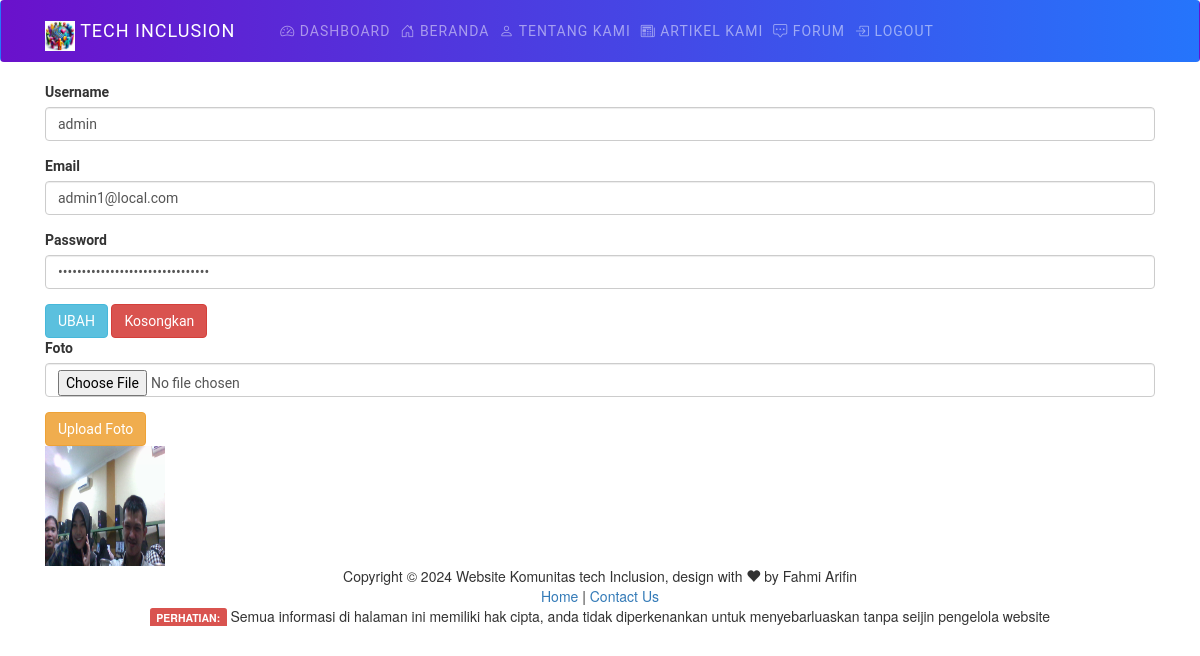
Page /Admin/edit-pengguna.php?id=1 (signed in) on the committed database.
### tables this page shows
CREATE TABLE `pengguna` (
  `user_id` int(11) NOT NULL,
  `username` varchar(100) NOT NULL,
  `password` varchar(254) NOT NULL,
  `email` varchar(50) NOT NULL,
  `token` char(128) DEFAULT NULL,
  `status` char(1) DEFAULT NULL,
  `last_login` datetime NOT NULL DEFAULT current_timestamp(),
  `foto` blob NOT NULL
);

### Admin/edit-pengguna.php (the view, shortened to what this page needs)
<?php include "header.php"; ?>
<div class="container">
    <div class="row">
        <div class="col-md-12">
            <?php
            $id = $_GET['id'];
            include "../koneksi.php";
            $tampil = $koneksi->query("select * from pengguna where user_id='$id'");
            $row = $tampil->fetch_assoc();
            ?>
            <form action="proses-edit-pengguna.php" method="POST">
                <div class="form-group">
                    <label for="username">Username</label>
                    <input type="text" name="username" value="<?php echo $row['username']?>" class="form-control">
                </div>
                <div class="form-group">
                    <label for="email">Email</label>
                    <input type="text" name="email" value="<?php echo $row['email']?>" class="form-control">
                </div>
                <div class="form-group">
                    <label for="password">Password</label>
                    <input type="password" name="password" value="<?php echo $row['password']?>" class="form-control">
                </div>
                <input type="submit" name="kirim" value="UBAH" class="btn btn-info">
                <input type="reset" name="kosongkan" value="Kosongkan" class="btn btn-danger">
            </form>
            <form action="upload-foto.php" method="POST" enctype="multipart/form-data">
                <div class="form-group">
                    <label for="foto">Foto</label>
                    <input type="file" name="foto" accept=".png, .jpg, .jpeg" class="form-control">
                </div>
                <input type="submit" name="kirim" value="Upload Foto" class="btn btn-warning">
            </form>
            <div class="row">
                <div class="col-md-6">
                <?php
                        if ($row['foto'] == "") {
                        ?>
                        <img src="../images/foto/default.jpg" width="120px" height="120px">
                        <?php
                        } else {
                            echo "<img src ='../images/foto/{$row['foto']}' width='120px' height='120px'>";
                        }
                        ?>
                </div>
            </div>
        </div>
    </div>
</div>
<?php include "footer.php";?>

### Admin/header.php (style rules this page uses)
body, html { width: 100%; margin: 0; padding: 20; overflow-x: hidden; }
.container { position: relative; width: 100%; margin: auto; font-family: 'Roboto', sans-serif; overflow-x: auto; }

### rows in the picture
pengguna: username "admin", email "admin1@local.com", foto (picture)

### other values in the picture
date ('Y') "2024"
